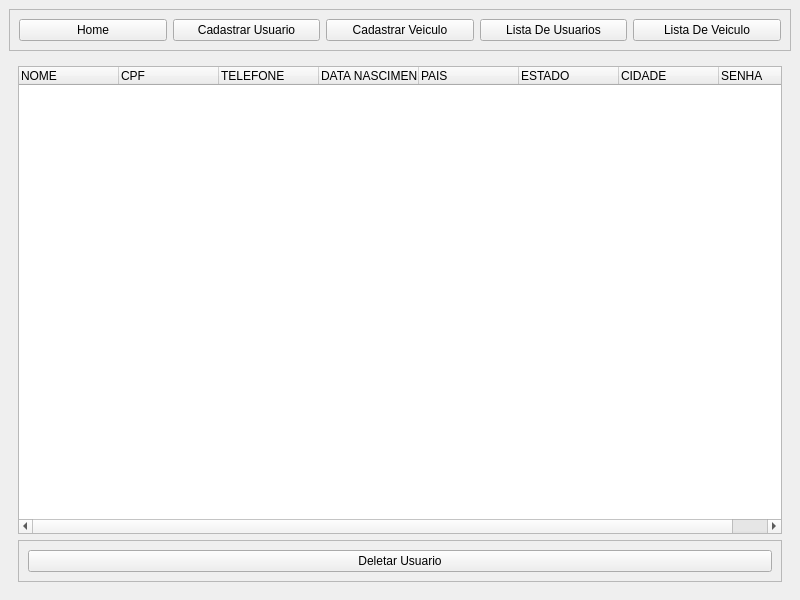
<?xml version="1.0" encoding="UTF-8"?>
<ui version="4.0">
 <class>MainWindow</class>
 <widget class="QMainWindow" name="MainWindow">
  <property name="geometry">
   <rect>
    <x>0</x>
    <y>0</y>
    <width>800</width>
    <height>600</height>
   </rect>
  </property>
  <property name="windowTitle">
   <string>MainWindow</string>
  </property>
  <widget class="QWidget" name="centralwidget">
   <layout class="QVBoxLayout" name="verticalLayout">
    <item>
     <widget class="QFrame" name="menu">
      <property name="frameShape">
       <enum>QFrame::StyledPanel</enum>
      </property>
      <property name="frameShadow">
       <enum>QFrame::Raised</enum>
      </property>
      <layout class="QHBoxLayout" name="horizontalLayout">
       <item>
        <widget class="QPushButton" name="bnt_home">
         <property name="text">
          <string>Home</string>
         </property>
        </widget>
       </item>
       <item>
        <widget class="QPushButton" name="bnt_cadastrarUser">
         <property name="text">
          <string>Cadastrar Usuario</string>
         </property>
        </widget>
       </item>
       <item>
        <widget class="QPushButton" name="bnt_cadastrarVeiculo">
         <property name="text">
          <string>Cadastrar Veiculo</string>
         </property>
        </widget>
       </item>
       <item>
        <widget class="QPushButton" name="bnt_listaUser">
         <property name="text">
          <string>Lista De Usuarios</string>
         </property>
        </widget>
       </item>
       <item>
        <widget class="QPushButton" name="bnt_listaVeiculo">
         <property name="text">
          <string>Lista De Veiculo</string>
         </property>
        </widget>
       </item>
      </layout>
     </widget>
    </item>
    <item>
     <widget class="QStackedWidget" name="janelaDeNavegacao">
      <property name="currentIndex">
       <number>3</number>
      </property>
      <widget class="QWidget" name="home">
       <layout class="QGridLayout" name="gridLayout_3">
        <item row="0" column="0">
         <widget class="QTextEdit" name="tituloBoasVindas">
          <property name="html">
           <string>&lt;!DOCTYPE HTML PUBLIC &quot;-//W3C//DTD HTML 4.0//EN&quot; &quot;http://www.w3.org/TR/REC-html40/strict.dtd&quot;&gt;
&lt;html&gt;&lt;head&gt;&lt;meta name=&quot;qrichtext&quot; content=&quot;1&quot; /&gt;&lt;style type=&quot;text/css&quot;&gt;
p, li { white-space: pre-wrap; }
&lt;/style&gt;&lt;/head&gt;&lt;body style=&quot; font-family:'MS Shell Dlg 2'; font-size:8.25pt; font-weight:400; font-style:normal;&quot;&gt;
&lt;p align=&quot;center&quot; style=&quot;-qt-paragraph-type:empty; margin-top:0px; margin-bottom:0px; margin-left:0px; margin-right:0px; -qt-block-indent:0; text-indent:0px;&quot;&gt;&lt;br /&gt;&lt;/p&gt;
&lt;p align=&quot;center&quot; style=&quot;-qt-paragraph-type:empty; margin-top:0px; margin-bottom:0px; margin-left:0px; margin-right:0px; -qt-block-indent:0; text-indent:0px; font-size:36pt;&quot;&gt;&lt;br /&gt;&lt;/p&gt;
&lt;p align=&quot;center&quot; style=&quot;-qt-paragraph-type:empty; margin-top:0px; margin-bottom:0px; margin-left:0px; margin-right:0px; -qt-block-indent:0; text-indent:0px;&quot;&gt;&lt;br /&gt;&lt;/p&gt;
&lt;p align=&quot;center&quot; style=&quot;-qt-paragraph-type:empty; margin-top:0px; margin-bottom:0px; margin-left:0px; margin-right:0px; -qt-block-indent:0; text-indent:0px; font-size:36pt;&quot;&gt;&lt;br /&gt;&lt;/p&gt;
&lt;p align=&quot;center&quot; style=&quot;-qt-paragraph-type:empty; margin-top:0px; margin-bottom:0px; margin-left:0px; margin-right:0px; -qt-block-indent:0; text-indent:0px;&quot;&gt;&lt;br /&gt;&lt;/p&gt;
&lt;p align=&quot;center&quot; style=&quot;-qt-paragraph-type:empty; margin-top:0px; margin-bottom:0px; margin-left:0px; margin-right:0px; -qt-block-indent:0; text-indent:0px;&quot;&gt;&lt;br /&gt;&lt;/p&gt;
&lt;p align=&quot;center&quot; style=&quot; margin-top:0px; margin-bottom:0px; margin-left:0px; margin-right:0px; -qt-block-indent:0; text-indent:0px;&quot;&gt;&lt;span style=&quot; font-size:36pt;&quot;&gt;BEM VINDO(A)!!!&lt;/span&gt;&lt;/p&gt;
&lt;p align=&quot;center&quot; style=&quot; margin-top:0px; margin-bottom:0px; margin-left:0px; margin-right:0px; -qt-block-indent:0; text-indent:0px;&quot;&gt;&lt;span style=&quot; font-size:36pt;&quot;&gt;ESCOLHA UMA OPCAO A CIMA!!&lt;/span&gt;&lt;/p&gt;&lt;/body&gt;&lt;/html&gt;</string>
          </property>
         </widget>
        </item>
       </layout>
      </widget>
      <widget class="QWidget" name="page_cadastrarUser">
       <layout class="QGridLayout" name="gridLayout">
        <item row="1" column="0">
         <widget class="QFrame" name="frame_cadastroUser">
          <property name="frameShape">
           <enum>QFrame::StyledPanel</enum>
          </property>
          <property name="frameShadow">
           <enum>QFrame::Raised</enum>
          </property>
          <layout class="QGridLayout" name="gridLayout_5">
           <item row="0" column="0">
            <layout class="QHBoxLayout" name="layout_nome">
             <item>
              <widget class="QLabel" name="string_nome">
               <property name="text">
                <string>Nome</string>
               </property>
              </widget>
             </item>
             <item>
              <widget class="QLineEdit" name="txt_nome"/>
             </item>
            </layout>
           </item>
           <item row="1" column="0">
            <layout class="QHBoxLayout" name="layout_cpf">
             <item>
              <widget class="QLabel" name="string_cpf">
               <property name="text">
                <string>CPF</string>
               </property>
              </widget>
             </item>
             <item>
              <widget class="QLineEdit" name="txt_cpf"/>
             </item>
            </layout>
           </item>
           <item row="2" column="0">
            <layout class="QHBoxLayout" name="layout_telefone">
             <item>
              <widget class="QLabel" name="string_telefone">
               <property name="text">
                <string>Telefone</string>
               </property>
              </widget>
             </item>
             <item>
              <widget class="QLineEdit" name="txt_telefone"/>
             </item>
            </layout>
           </item>
           <item row="3" column="0">
            <layout class="QHBoxLayout" name="layout_dataNasc">
             <item>
              <widget class="QLabel" name="string_dataNasc">
               <property name="text">
                <string>Data Nascimento</string>
               </property>
              </widget>
             </item>
             <item>
              <widget class="QLineEdit" name="txt_dataNasc"/>
             </item>
            </layout>
           </item>
           <item row="4" column="0">
            <layout class="QHBoxLayout" name="layout_senha">
             <item>
              <widget class="QLabel" name="string_senha">
               <property name="text">
                <string>Senha De Acesso</string>
               </property>
              </widget>
             </item>
             <item>
              <widget class="QLineEdit" name="txt_senha"/>
             </item>
            </layout>
           </item>
          </layout>
         </widget>
        </item>
        <item row="3" column="0">
         <widget class="QFrame" name="frame_bnt_cadastrarUsuario">
          <property name="frameShape">
           <enum>QFrame::StyledPanel</enum>
          </property>
          <property name="frameShadow">
           <enum>QFrame::Raised</enum>
          </property>
          <layout class="QVBoxLayout" name="verticalLayout_23">
           <item>
            <widget class="QPushButton" name="bnt_cadastrarUsuario">
             <property name="text">
              <string>Cadastrar Usuario</string>
             </property>
            </widget>
           </item>
          </layout>
         </widget>
        </item>
        <item row="0" column="0">
         <widget class="QLabel" name="tituloCadastroUser">
          <property name="text">
           <string>                                                                                                          CADASTRAR USUARIO</string>
          </property>
         </widget>
        </item>
        <item row="2" column="0">
         <widget class="QFrame" name="frame_cadastroUserMoradia">
          <property name="frameShape">
           <enum>QFrame::StyledPanel</enum>
          </property>
          <property name="frameShadow">
           <enum>QFrame::Raised</enum>
          </property>
          <layout class="QGridLayout" name="gridLayout_7">
           <item row="0" column="0">
            <layout class="QHBoxLayout" name="layout_pais">
             <item>
              <widget class="QLabel" name="string_pais">
               <property name="text">
                <string>País</string>
               </property>
              </widget>
             </item>
             <item>
              <widget class="QLineEdit" name="txt_pais"/>
             </item>
            </layout>
           </item>
           <item row="1" column="0">
            <layout class="QHBoxLayout" name="layout_cidade">
             <item>
              <widget class="QLabel" name="string_cidade">
               <property name="text">
                <string>Cidade</string>
               </property>
              </widget>
             </item>
             <item>
              <widget class="QLineEdit" name="txt_cidade"/>
             </item>
            </layout>
           </item>
           <item row="2" column="0">
            <layout class="QHBoxLayout" name="layout_estado">
             <item>
              <widget class="QLabel" name="string_estado">
               <property name="text">
                <string>Estado</string>
               </property>
              </widget>
             </item>
             <item>
              <widget class="QLineEdit" name="txt_estado"/>
             </item>
            </layout>
           </item>
          </layout>
         </widget>
        </item>
       </layout>
      </widget>
      <widget class="QWidget" name="page_cadastrarVeiculo">
       <layout class="QGridLayout" name="gridLayout_2">
        <item row="0" column="0">
         <widget class="QLabel" name="tituloCadastroVeiculo">
          <property name="text">
           <string>                                                                                                           CADASTRAR VEICULO</string>
          </property>
         </widget>
        </item>
        <item row="1" column="0">
         <widget class="QFrame" name="frame_cadastrarVeiculo">
          <property name="frameShape">
           <enum>QFrame::StyledPanel</enum>
          </property>
          <property name="frameShadow">
           <enum>QFrame::Raised</enum>
          </property>
          <layout class="QGridLayout" name="gridLayout_12">
           <item row="5" column="0">
            <layout class="QHBoxLayout" name="layout_valorCompra">
             <item>
              <widget class="QLabel" name="string_valorCompra">
               <property name="text">
                <string>Valor Da Compra</string>
               </property>
              </widget>
             </item>
             <item>
              <widget class="QLineEdit" name="txt_valorCompra"/>
             </item>
            </layout>
           </item>
           <item row="3" column="0">
            <layout class="QHBoxLayout" name="layout_valorDiario">
             <item>
              <widget class="QLabel" name="string_valorDiario">
               <property name="text">
                <string>Valor Diario</string>
               </property>
              </widget>
             </item>
             <item>
              <widget class="QLineEdit" name="txt_valorDiario"/>
             </item>
            </layout>
           </item>
           <item row="1" column="0">
            <layout class="QHBoxLayout" name="layout_modelo">
             <item>
              <widget class="QLabel" name="string_modelo">
               <property name="text">
                <string>Modelo</string>
               </property>
              </widget>
             </item>
             <item>
              <widget class="QLineEdit" name="txt_modelo"/>
             </item>
            </layout>
           </item>
           <item row="4" column="0">
            <layout class="QHBoxLayout" name="layout_valorMensal">
             <item>
              <widget class="QLabel" name="srtring_valorMensal">
               <property name="text">
                <string>Valor Mensal</string>
               </property>
              </widget>
             </item>
             <item>
              <widget class="QLineEdit" name="txt_valorMensal"/>
             </item>
            </layout>
           </item>
           <item row="2" column="0">
            <layout class="QHBoxLayout" name="layout_cor">
             <item>
              <widget class="QLabel" name="string_cor">
               <property name="text">
                <string>Cor</string>
               </property>
              </widget>
             </item>
             <item>
              <widget class="QLineEdit" name="txt_cor"/>
             </item>
            </layout>
           </item>
           <item row="0" column="0">
            <layout class="QHBoxLayout" name="layout_marca">
             <item>
              <widget class="QLabel" name="string_marca">
               <property name="text">
                <string>Marca</string>
               </property>
              </widget>
             </item>
             <item>
              <widget class="QLineEdit" name="txt_marca"/>
             </item>
            </layout>
           </item>
          </layout>
         </widget>
        </item>
        <item row="3" column="0">
         <widget class="QFrame" name="frame_bnt_cadastrarVeiculoo">
          <property name="frameShape">
           <enum>QFrame::StyledPanel</enum>
          </property>
          <property name="frameShadow">
           <enum>QFrame::Raised</enum>
          </property>
          <layout class="QVBoxLayout" name="verticalLayout_71">
           <item>
            <widget class="QPushButton" name="bnt_cadastrarVeiculoo">
             <property name="text">
              <string>Cadastrar Veiculo</string>
             </property>
            </widget>
           </item>
          </layout>
         </widget>
        </item>
        <item row="2" column="0">
         <widget class="QFrame" name="frame_categoriaVeiculo">
          <property name="frameShape">
           <enum>QFrame::StyledPanel</enum>
          </property>
          <property name="frameShadow">
           <enum>QFrame::Raised</enum>
          </property>
          <layout class="QGridLayout" name="gridLayout_9">
           <item row="2" column="4">
            <widget class="QCheckBox" name="checkBox_categoriaPicapes">
             <property name="text">
              <string>Picapes</string>
             </property>
            </widget>
           </item>
           <item row="3" column="1">
            <widget class="QCheckBox" name="checkBox_categoriaPerua">
             <property name="text">
              <string>Perua </string>
             </property>
            </widget>
           </item>
           <item row="3" column="4">
            <widget class="QCheckBox" name="checkBox_categoriaFurgao">
             <property name="text">
              <string>Furgão</string>
             </property>
            </widget>
           </item>
           <item row="2" column="2">
            <widget class="QCheckBox" name="checkBox_categoriaSeda">
             <property name="text">
              <string>Sedã</string>
             </property>
            </widget>
           </item>
           <item row="2" column="3">
            <widget class="QCheckBox" name="checkBox_categoriaSuv">
             <property name="text">
              <string>SUV</string>
             </property>
            </widget>
           </item>
           <item row="3" column="0">
            <widget class="QCheckBox" name="checkBox_categoriaCrossover">
             <property name="text">
              <string>Crossover</string>
             </property>
            </widget>
           </item>
           <item row="3" column="2">
            <widget class="QCheckBox" name="checkBox_categoriaMinivan">
             <property name="text">
              <string>Minivan</string>
             </property>
            </widget>
           </item>
           <item row="2" column="1">
            <widget class="QCheckBox" name="checkBox_categoriaHatch">
             <property name="text">
              <string>Hatch</string>
             </property>
            </widget>
           </item>
           <item row="3" column="3">
            <widget class="QCheckBox" name="checkBox_categoriaEsportivo">
             <property name="text">
              <string>Esportivo</string>
             </property>
            </widget>
           </item>
           <item row="2" column="0">
            <widget class="QCheckBox" name="checkBox_categoriaCaminhao">
             <property name="text">
              <string>Caminhão</string>
             </property>
            </widget>
           </item>
           <item row="1" column="2">
            <widget class="QFrame" name="frame_tituloCategoriaVeiculo">
             <property name="frameShape">
              <enum>QFrame::StyledPanel</enum>
             </property>
             <property name="frameShadow">
              <enum>QFrame::Raised</enum>
             </property>
             <layout class="QVBoxLayout" name="verticalLayout_2">
              <item>
               <widget class="QLabel" name="titulo_categoriaVeiculo">
                <property name="text">
                 <string>CATEGORIA DO VEICULO</string>
                </property>
               </widget>
              </item>
             </layout>
            </widget>
           </item>
          </layout>
         </widget>
        </item>
       </layout>
      </widget>
      <widget class="QWidget" name="page_listaDeUsuarios">
       <layout class="QGridLayout" name="gridLayout_6">
        <item row="0" column="0">
         <widget class="QTreeWidget" name="tabelaListaDeUsuarios">
          <column>
           <property name="text">
            <string>NOME</string>
           </property>
          </column>
          <column>
           <property name="text">
            <string>CPF</string>
           </property>
          </column>
          <column>
           <property name="text">
            <string>TELEFONE</string>
           </property>
          </column>
          <column>
           <property name="text">
            <string>DATA NASCIMENTO</string>
           </property>
          </column>
          <column>
           <property name="text">
            <string>PAIS</string>
           </property>
          </column>
          <column>
           <property name="text">
            <string>ESTADO</string>
           </property>
          </column>
          <column>
           <property name="text">
            <string>CIDADE</string>
           </property>
          </column>
          <column>
           <property name="text">
            <string>SENHA</string>
           </property>
          </column>
         </widget>
        </item>
        <item row="1" column="0">
         <widget class="QFrame" name="frame_bnt_deletarUsuario">
          <property name="frameShape">
           <enum>QFrame::StyledPanel</enum>
          </property>
          <property name="frameShadow">
           <enum>QFrame::Raised</enum>
          </property>
          <layout class="QGridLayout" name="gridLayout_4">
           <item row="0" column="0">
            <widget class="QPushButton" name="bnt_deletarUsuario">
             <property name="text">
              <string>Deletar Usuario</string>
             </property>
            </widget>
           </item>
          </layout>
         </widget>
        </item>
       </layout>
      </widget>
      <widget class="QWidget" name="page_listaDeVeiculos">
       <layout class="QGridLayout" name="gridLayout_8">
        <item row="0" column="0">
         <widget class="QTreeWidget" name="tabelaListaDeVeiculos">
          <column>
           <property name="text">
            <string>CATEGORIA</string>
           </property>
          </column>
          <column>
           <property name="text">
            <string>MARCA</string>
           </property>
          </column>
          <column>
           <property name="text">
            <string>MODELO</string>
           </property>
          </column>
          <column>
           <property name="text">
            <string>COR</string>
           </property>
          </column>
          <column>
           <property name="text">
            <string>VALOR(DIARIO)</string>
           </property>
          </column>
          <column>
           <property name="text">
            <string>VALOR(MENSAL)           </string>
           </property>
          </column>
          <column>
           <property name="text">
            <string>VALOR(COMPRA)</string>
           </property>
          </column>
         </widget>
        </item>
        <item row="1" column="0">
         <widget class="QFrame" name="frame_btn_OpcoesVeiculos">
          <property name="frameShape">
           <enum>QFrame::StyledPanel</enum>
          </property>
          <property name="frameShadow">
           <enum>QFrame::Raised</enum>
          </property>
          <layout class="QHBoxLayout" name="horizontalLayout_2">
           <item>
            <widget class="QPushButton" name="btn_deletarVeiculo">
             <property name="text">
              <string>Deletar Veiculo</string>
             </property>
            </widget>
           </item>
           <item>
            <widget class="QPushButton" name="btn_alugarDiaria">
             <property name="text">
              <string>Alugar Diaria</string>
             </property>
            </widget>
           </item>
           <item>
            <widget class="QPushButton" name="btn_alugarMensal">
             <property name="text">
              <string>Alugar Mensal</string>
             </property>
            </widget>
           </item>
           <item>
            <widget class="QPushButton" name="btn_comprar">
             <property name="text">
              <string>Realizar Compra Do Veiculo</string>
             </property>
            </widget>
           </item>
          </layout>
         </widget>
        </item>
       </layout>
      </widget>
     </widget>
    </item>
   </layout>
  </widget>
 </widget>
 <resources/>
 <connections/>
</ui>
